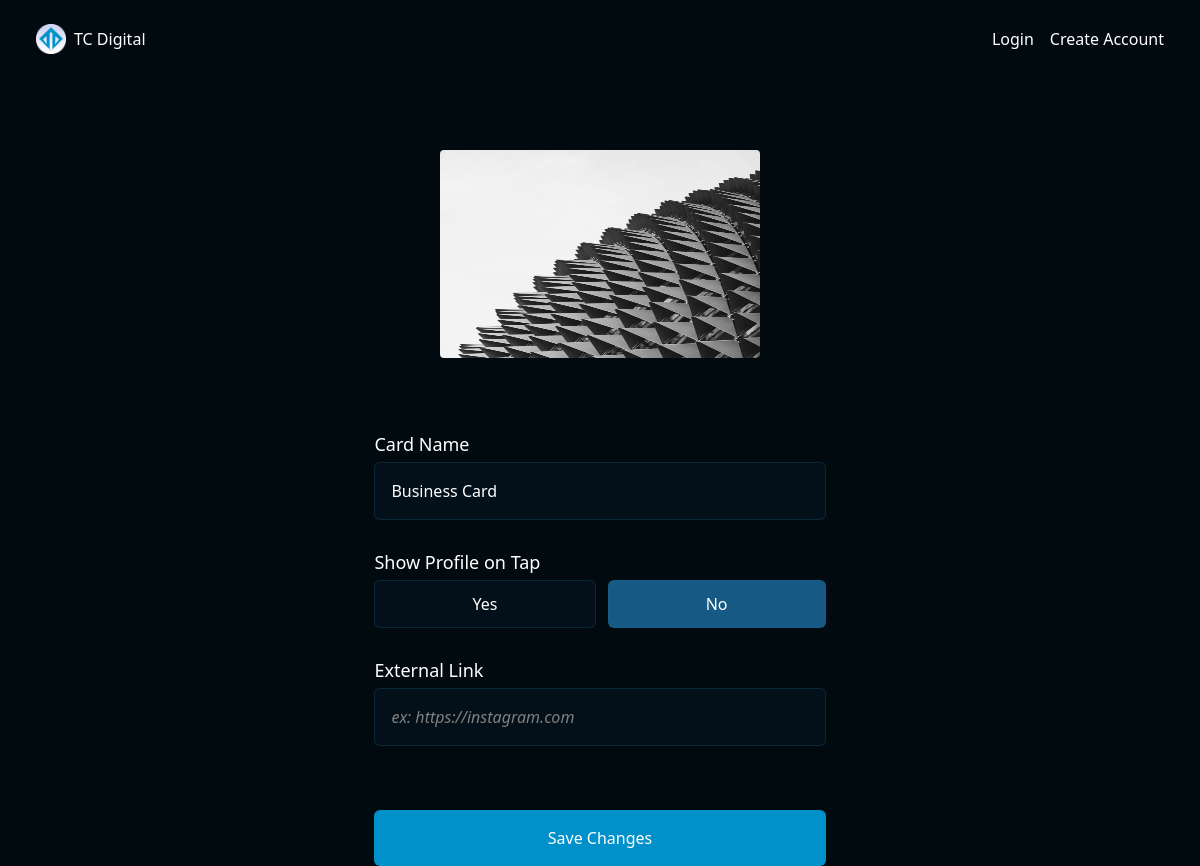
The page /card/DFEUOEK/class-update/ on the database as committed earlier.
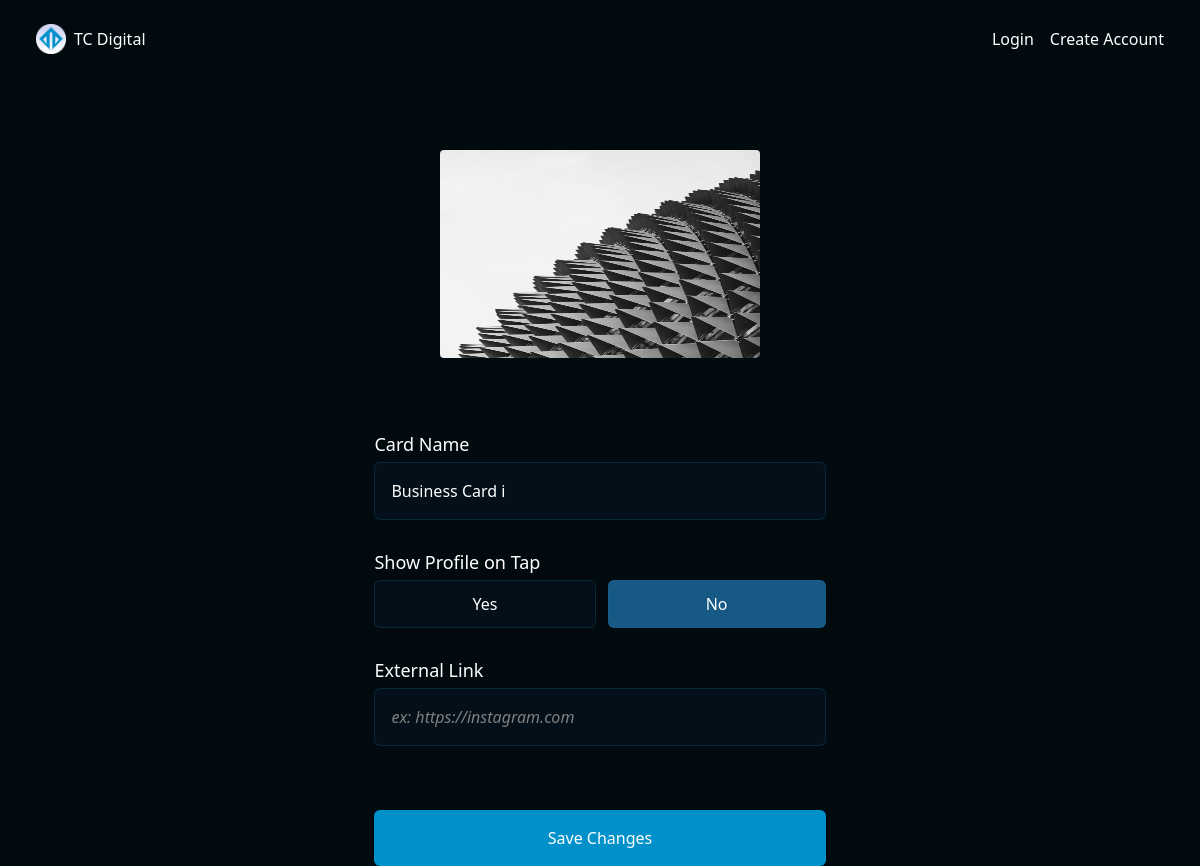
The same page on the database as committed later.
### cardManager/models.py (models this page shows, shortened)
class Card(models.Model):
	card_id = models.AutoField(primary_key=True)
	token = models.CharField(max_length=7, default=gen_token, blank=False,null=False, unique=True)
	owner = models.ForeignKey(Owner, on_delete=models.PROTECT, related_name='cards',null=True, blank=True)
	alias = models.CharField(max_length=60, blank=True)
	show_profile = models.BooleanField(default=False)
	reroute_url = models.URLField(max_length=200, blank=True)
	design = models.ForeignKey(Design, on_delete=models.PROTECT, related_name='cards', null=False, blank=False)
	class Meta:
		constraints = [
			UniqueConstraint(fields=['owner','alias'], name='unique_card_alias')
		]

class Design(models.Model):
	design_id = models.AutoField(primary_key=True)
	name = models.CharField(blank=False, null=False, max_length=50)
	front_design = models.ImageField(upload_to='cardDesigns/', blank=True)

### cardManager/views.py (the view)
# urls.py: path('card/<str:card_token>/class-update/', views.CardUpdate.as_view(), name='card_class_update_view'),
class CardUpdate(UpdateView):
	model = Card
	form_class = CardForm
	slug_field = 'token'
	slug_url_kwarg = 'card_token'
	template_name = 'cardManager/card_update.html'
	success_url = reverse_lazy('dashboard_view')

### cardManager/forms.py (shortened to what this page needs)
class CardForm(forms.ModelForm):
	class Meta:
		model = Card
		exclude = ['token','owner','design']

### cardManager/templates/cardManager/card_update.html (shortened to what this page needs)
{% extends 'cardManager/base.html' %}
{% load static %}
{% block hero_header %}
<div class="flex flex-row justify-center gap-2">
	<img
		class="w-[16rem] h-[10rem] rounded-sm md:w-[20rem] md:h-[13rem]"
		src="{{ card.design.front_design.url }}"
	/>
</div>
{% endblock %}
{% block content %}
	<form method="post" class="flex m-auto flex-col gap-7 md:w-3/4 lg:w-2/5">
		<div class="flex flex-col gap-1">
	    	<label for="id_alias" class="text-bold text-lg">Card Name</label>
	    	<input
		    	type="text"
		    	class="bg-[var(--color-input-bkg)] border-solid border-[1px] border-[var(--color-input-border)] rounded-md p-4"
		    	placeholder="ex: Main Card"
		    	id="id_alias"
		    	name="alias"
		    	maxlength="{{ form.fields.alias.max_length }}"
		    	{% if card.alias %} value="{{ card.alias }}" {% endif %}
		    	required
	    	/>
    	</div>
    	<div class="flex flex-col gap-1">
	    	<label for="id_show_profile" class="text-bold text-lg">Show Profile on Tap</label>
	    	<div class="flex flex-row gap-3">
		    	<input
		    		type="radio"
		    		onclick="toggleRedirectDiv(this.id)"
			    	class="bg-[var(--color-input-bkg)] border-solid border-[1px] border-[var(--color-input-border)] rounded-md"
			    	value="True"
			    	id="yes"
			    	name="show_profile"
			    >
		    	<input type="radio" onclick="toggleRedirectDiv(this.id)" class="bg-[var(--color-input-bkg)] border-solid border-[1px] border-[var(--color-input-border)] rounded-md"  value="False" id="no" name="show_profile" {% if not hide_redirect_div and not form.cleaned_data.show_profile %} checked {% endif %}>
	    	</div>
    	</div>
    	<div class="flex flex-col gap-1 dimmable {% if hide_redirect_div %} dim-out {% endif %}" id="redirectDiv">
	    	<label for="id_reroute_url" class="text-bold text-lg">External Link</label>
	    	<input
		    	type="url"
		    	class="bg-[var(--color-input-bkg)] border-solid border-[1px] border-[var(--color-input-border)] rounded-md p-4"
		    	placeholder="ex: https://instagram.com"
		    	id="id_reroute_url"
		    	name="reroute_url"
		    	maxlength="{{ form.fields.reroute_url.max_length }}"
	    	/>
    	</div>
		<input class="bg-[var(--color-main)] rounded-md py-4 mt-9" type="submit" value="Save Changes">
	</form>
{% endblock %}

Rows that differ between the two databases and show on the page:
changed Card: alias "Business Card" → "Business Card i"
